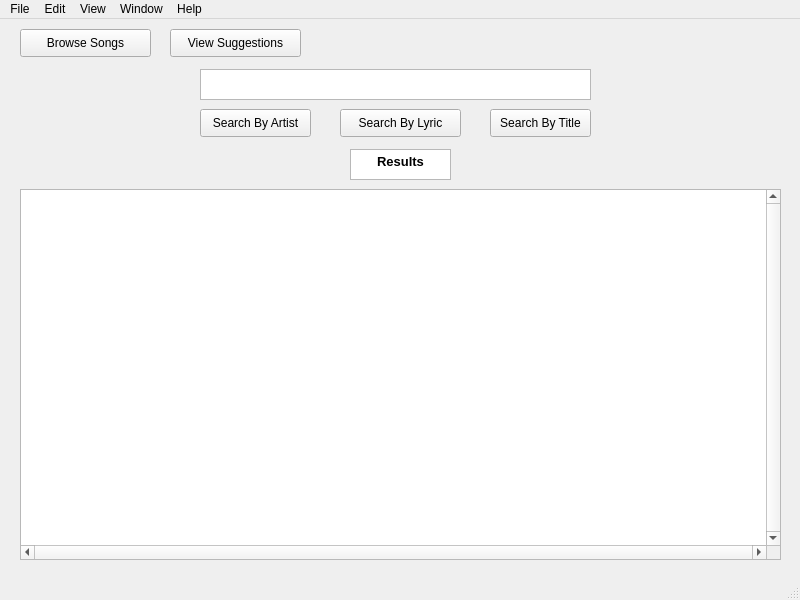
<?xml version="1.0" encoding="UTF-8"?>
<ui version="4.0">
 <class>Lyriker</class>
 <widget class="QMainWindow" name="Lyriker">
  <property name="geometry">
   <rect>
    <x>0</x>
    <y>0</y>
    <width>800</width>
    <height>600</height>
   </rect>
  </property>
  <property name="windowTitle">
   <string>MainWindow</string>
  </property>
  <widget class="QWidget" name="centralwidget">
   <widget class="QPlainTextEdit" name="txtUInput">
    <property name="geometry">
     <rect>
      <x>200</x>
      <y>50</y>
      <width>391</width>
      <height>31</height>
     </rect>
    </property>
    <property name="toolTip">
     <string>&lt;html&gt;&lt;head/&gt;&lt;body&gt;&lt;p&gt;Search Here&lt;/p&gt;&lt;/body&gt;&lt;/html&gt;</string>
    </property>
   </widget>
   <widget class="QPushButton" name="btnLyricSearch">
    <property name="geometry">
     <rect>
      <x>340</x>
      <y>90</y>
      <width>121</width>
      <height>28</height>
     </rect>
    </property>
    <property name="text">
     <string>Search By Lyric</string>
    </property>
   </widget>
   <widget class="QTextEdit" name="textEdit_2">
    <property name="geometry">
     <rect>
      <x>350</x>
      <y>130</y>
      <width>101</width>
      <height>31</height>
     </rect>
    </property>
    <property name="html">
     <string>&lt;!DOCTYPE HTML PUBLIC &quot;-//W3C//DTD HTML 4.0//EN&quot; &quot;http://www.w3.org/TR/REC-html40/strict.dtd&quot;&gt;
&lt;html&gt;&lt;head&gt;&lt;meta name=&quot;qrichtext&quot; content=&quot;1&quot; /&gt;&lt;style type=&quot;text/css&quot;&gt;
p, li { white-space: pre-wrap; }
&lt;/style&gt;&lt;/head&gt;&lt;body style=&quot; font-family:'MS Shell Dlg 2'; font-size:7.8pt; font-weight:400; font-style:normal;&quot;&gt;
&lt;p align=&quot;center&quot; style=&quot; margin-top:0px; margin-bottom:0px; margin-left:0px; margin-right:0px; -qt-block-indent:0; text-indent:0px;&quot;&gt;&lt;span style=&quot; font-size:10pt; font-weight:600;&quot;&gt;Results&lt;/span&gt;&lt;/p&gt;&lt;/body&gt;&lt;/html&gt;</string>
    </property>
   </widget>
   <widget class="QListWidget" name="resultListWidget">
    <property name="geometry">
     <rect>
      <x>20</x>
      <y>170</y>
      <width>761</width>
      <height>371</height>
     </rect>
    </property>
    <property name="verticalScrollBarPolicy">
     <enum>Qt::ScrollBarAlwaysOn</enum>
    </property>
    <property name="horizontalScrollBarPolicy">
     <enum>Qt::ScrollBarAlwaysOn</enum>
    </property>
    <property name="sizeAdjustPolicy">
     <enum>QAbstractScrollArea::AdjustToContents</enum>
    </property>
    <property name="verticalScrollMode">
     <enum>QAbstractItemView::ScrollPerPixel</enum>
    </property>
    <property name="horizontalScrollMode">
     <enum>QAbstractItemView::ScrollPerItem</enum>
    </property>
   </widget>
   <widget class="QPushButton" name="btnArtistSearch">
    <property name="geometry">
     <rect>
      <x>200</x>
      <y>90</y>
      <width>111</width>
      <height>28</height>
     </rect>
    </property>
    <property name="text">
     <string>Search By Artist</string>
    </property>
   </widget>
   <widget class="QPushButton" name="btnTitleSearch">
    <property name="geometry">
     <rect>
      <x>490</x>
      <y>90</y>
      <width>101</width>
      <height>28</height>
     </rect>
    </property>
    <property name="text">
     <string>Search By Title</string>
    </property>
   </widget>
   <widget class="QPushButton" name="btnBrowseSongs">
    <property name="geometry">
     <rect>
      <x>20</x>
      <y>10</y>
      <width>131</width>
      <height>28</height>
     </rect>
    </property>
    <property name="text">
     <string>Browse Songs</string>
    </property>
   </widget>
   <widget class="QPushButton" name="btnViewSuggestoins">
    <property name="geometry">
     <rect>
      <x>170</x>
      <y>10</y>
      <width>131</width>
      <height>28</height>
     </rect>
    </property>
    <property name="text">
     <string>View Suggestions</string>
    </property>
   </widget>
  </widget>
  <widget class="QMenuBar" name="menubar">
   <property name="geometry">
    <rect>
     <x>0</x>
     <y>0</y>
     <width>800</width>
     <height>26</height>
    </rect>
   </property>
   <widget class="QMenu" name="menuFile">
    <property name="title">
     <string>File</string>
    </property>
   </widget>
   <widget class="QMenu" name="menuEdit">
    <property name="title">
     <string>Edit</string>
    </property>
   </widget>
   <widget class="QMenu" name="menuView">
    <property name="title">
     <string>View</string>
    </property>
   </widget>
   <widget class="QMenu" name="menuWindow">
    <property name="title">
     <string>Window</string>
    </property>
   </widget>
   <widget class="QMenu" name="menuHelp">
    <property name="title">
     <string>Help</string>
    </property>
   </widget>
   <addaction name="menuFile"/>
   <addaction name="menuEdit"/>
   <addaction name="menuView"/>
   <addaction name="menuWindow"/>
   <addaction name="menuHelp"/>
  </widget>
  <widget class="QStatusBar" name="statusbar"/>
 </widget>
 <resources/>
 <connections/>
</ui>
